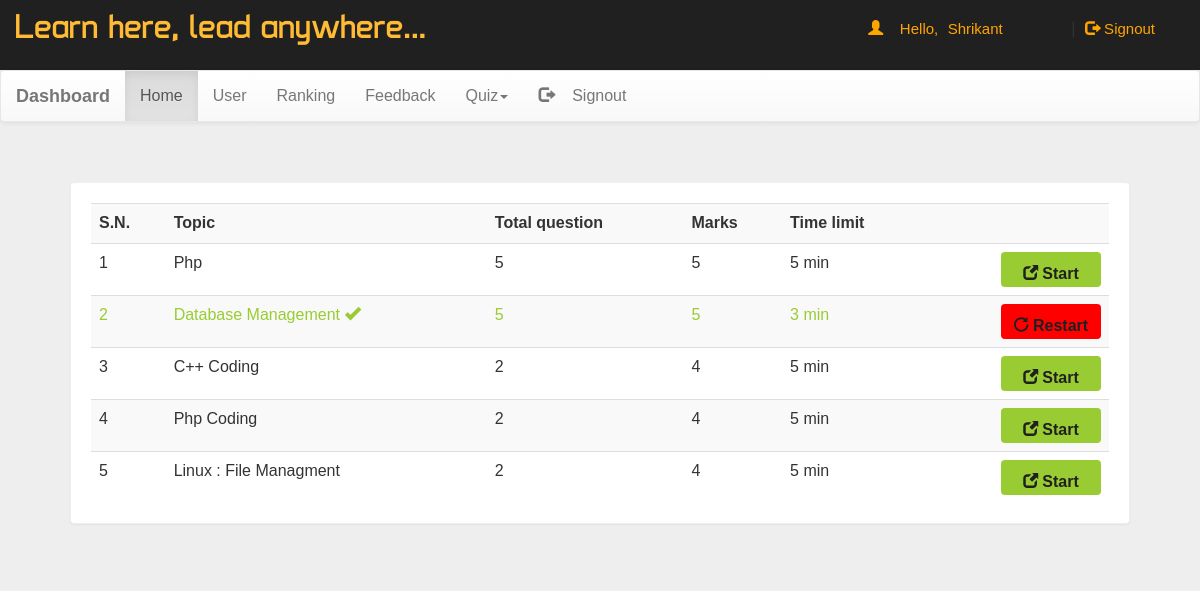
The app's page /dash.php (signed in) with its own data.
### tables this page shows
CREATE TABLE IF NOT EXISTS `quiz` (
  `eid` text NOT NULL,
  `title` varchar(100) NOT NULL,
  `sahi` int(11) NOT NULL,
  `wrong` int(11) NOT NULL,
  `total` int(11) NOT NULL,
  `time` bigint(20) NOT NULL,
  `intro` text NOT NULL,
  `tag` varchar(100) NOT NULL,
  `date` timestamp NOT NULL DEFAULT CURRENT_TIMESTAMP ON UPDATE CURRENT_TIMESTAMP
);

### dash.php (the view, shortened to what this page needs)
<!DOCTYPE html PUBLIC "-//W3C//DTD XHTML 1.0 Transitional//EN" "http://www.w3.org/TR/xhtml1/DTD/xhtml1-transitional.dtd">
<html xmlns="http://www.w3.org/1999/xhtml">
<head>
<link  rel="stylesheet" href="css/bootstrap.min.css"/>
 <link  rel="stylesheet" href="css/bootstrap-theme.min.css"/>
 <link rel="stylesheet" href="css/main.css">
 <link  rel="stylesheet" href="css/font.css">
</head>
<body  style="background:#eee;">
<div class="header">
<div class="row">
<div class="col-lg-6">
<span class="logo">Learn here, lead anywhere...</span></div>
<?php
 include_once 'dbConnection.php';
$email=$_SESSION['email'];
  if(!(isset($_SESSION['email']))){
header("location:index.php");
}
else
{
$name = $_SESSION['name'];;
echo '<span class="pull-right top title1" ><span class="log1"><span class="glyphicon glyphicon-user" aria-hidden="true"></span>&nbsp;&nbsp;&nbsp;&nbsp;Hello,</span> <a href="account.php" class="log log1">'.$name.'</a>&nbsp;|&nbsp;<a href="logout.php?q=account.php" class="log"><span class="glyphicon glyphicon-log-out" aria-hidden="true"></span>&nbsp;Signout</button></a></span>';
}?>
</div></div>
<nav class="navbar navbar-default title1">
  <div class="container-fluid">
    <div class="navbar-header">
      <a class="navbar-brand" href="dash.php?q=0"><b>Dashboard</b></a>
    </div>
    <div class="collapse navbar-collapse" id="bs-example-navbar-collapse-1">
      <ul class="nav navbar-nav">
        <li <?php if(@$_GET['q']==0) echo'class="active"'; ?>><a href="dash.php?q=0">Home<span class="sr-only">(current)</span></a></li>
        <li <?php if(@$_GET['q']==1) echo'class="active"'; ?>><a href="dash.php?q=1">User</a></li>
		<li <?php if(@$_GET['q']==2) echo'class="active"'; ?>><a href="dash.php?q=2">Ranking</a></li>
		<li <?php if(@$_GET['q']==3) echo'class="active"'; ?>><a href="dash.php?q=3">Feedback</a></li>
        <li class="dropdown <?php if(@$_GET['q']==4 || @$_GET['q']==5) echo'active"'; ?>">
          <a href="#" class="dropdown-toggle" data-toggle="dropdown" role="button" aria-haspopup="true" aria-expanded="false">Quiz<span class="caret"></span></a>
        </li><li class="pull-right"> <a href="logout.php?q=account.php"><span class="glyphicon glyphicon-log-out" aria-hidden="true"></span>&nbsp;&nbsp;&nbsp;&nbsp;Signout</a></li>
      </ul>
          </div>
  </div>
</nav>
<div class="container">
<div class="row">
<div class="col-md-12">
<?php if(@$_GET['q']==0) {
$result = mysqli_query($con,"SELECT * FROM quiz ORDER BY date DESC") or die('Error');
echo  '<div class="panel"><div class="table-responsive"><table class="table table-striped title1">
<tr><td><b>S.N.</b></td><td><b>Topic</b></td><td><b>Total question</b></td><td><b>Marks</b></td><td><b>Time limit</b></td><td></td></tr>';
$c=1;
while($row = mysqli_fetch_array($result)) {
	$title = $row['title'];
	$total = $row['total'];
	$sahi = $row['sahi'];
    $time = $row['time'];
	$eid = $row['eid'];
$q12=mysqli_query($con,"SELECT score FROM history WHERE eid='$eid' AND email='$email'" )or die('Error98');
$rowcount=mysqli_num_rows($q12);
if($rowcount == 0){
	echo '<tr><td>'.$c++.'</td><td>'.$title.'</td><td>'.$total.'</td><td>'.$sahi*$total.'</td><td>'.$time.'&nbsp;min</td>
	<td><b><a href="account.php?q=quiz&step=2&eid='.$eid.'&n=1&t='.$total.'" class="pull-right btn sub1" style="margin:0px;background:#99cc32"><span class="glyphicon glyphicon-new-window" aria-hidden="true"></span>&nbsp;<span class="title1"><b>Start</b></span></a></b></td></tr>';
}
else
{
echo '<tr style="color:#99cc32"><td>'.$c++.'</td><td>'.$title.'&nbsp;<span title="This quiz is already solve by you" class="glyphicon glyphicon-ok" aria-hidden="true"></span></td><td>'.$total.'</td><td>'.$sahi*$total.'</td><td>'.$time.'&nbsp;min</td>
	<td><b><a href="update.php?q=quizre&step=25&eid='.$eid.'&n=1&t='.$total.'" class="pull-right btn sub1" style="margin:0px;background:red"><span class="glyphicon glyphicon-repeat" aria-hidden="true"></span>&nbsp;<span class="title1"><b>Restart</b></span></a></b></td></tr>';
}
}
echo '</table></div></div>';
}
?>
</div>
</div></div>
</body>
</html>

### css/main.css (style rules this page uses)
body { overflow-x:hidden; width:100%; font: 15px "Century Gothic", "Times Roman", sans-serif; background:#eee; min-height:550px; background-attachment:fixed; }
.panel { border-color:#eee; margin:40px; padding:20px; font: 15px "Century Gothic", "Times Roman", sans-serif; }
.header { background:#202020; height:70px; }
.logo { font-family:'typo'; font-size:35px; color:#ffbb33; margin:15px; }
.title1 { font: 16px "Century Gothic", "Times Roman", sans-serif; }
.sub1 { width:90px; color:#202020; background:orange; font-size:15px; height:35px; margin:20px; padding:10px; width:100px; }
.top { margin-top:20px; }
.log1 { font: 15px 'Ubuntu', sans-serif; color:orange; margin-left:10px; }
.log { margin:10px; margin-right:60px; margin-left:5px; color:orange; text-decoration:none; font-size:20px; font-size:15px; }

### records on screen
quiz: title "Php", total "5", $sahi*$total "5", time "5"
quiz: title "Database Management", total "5", $sahi*$total "5", time "3"
quiz: title "C++ Coding", total "2", $sahi*$total "4", time "5"
quiz: title "Php Coding", total "2", $sahi*$total "4", time "5"
quiz: title "Linux : File Managment", total "2", $sahi*$total "4", time "5"

### other values on screen
$name "Shrikant"
